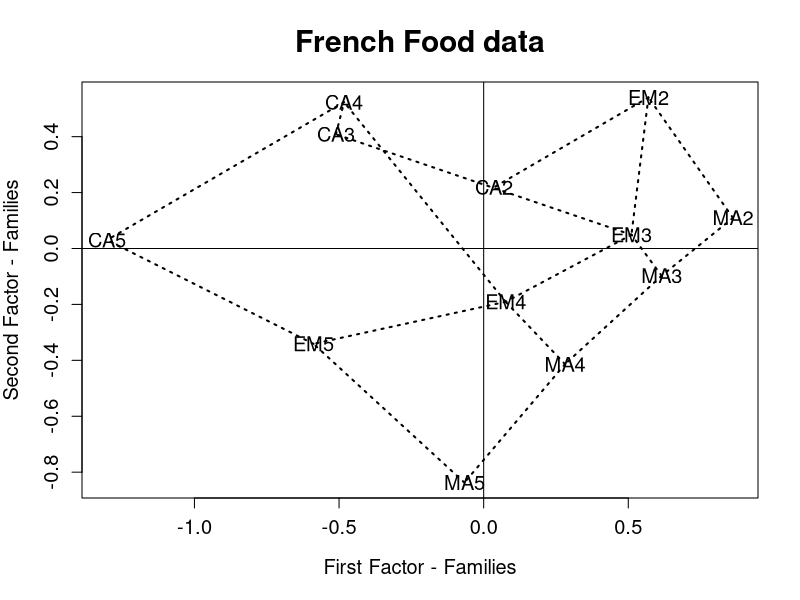
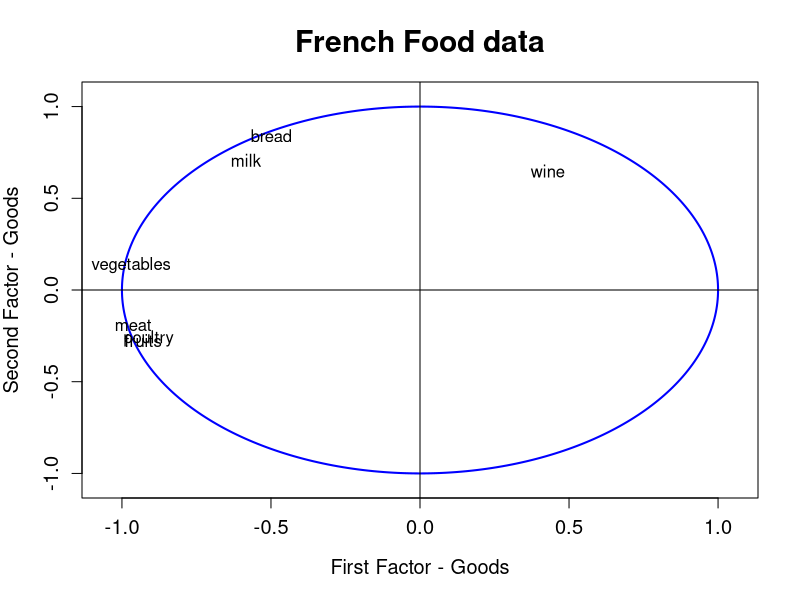

These charts were generated, in order, by the following R code:

# clear all variables
rm(list = ls(all = TRUE))
graphics.off()

# load data
x  = read.table("food.dat")
p  = ncol(x)
n  = nrow(x)
x  = x[, 2:p]
x1 = sqrt((n - 1) * apply(x, 2, var)/n)
x2 = x - matrix(apply(as.matrix(x), 2, mean), nrow = n, ncol = p - 1, byrow = T)
x  = as.matrix(x2/matrix(x1, nrow = n, ncol = p - 1, byrow = T))  # standardizes the data matrix

# compute eigenvalues
e  = eigen(x %*% t(x)/n)
e1 = e$values
e2 = e$vectors
a  = e2[, 1:2]
w  = -a * sqrt(matrix(e1[1:2], nrow(a), ncol(a), byrow = TRUE))

# Plot 1: the representation of the individuals
dev.new()
plot(w, type = "n", xlab = "First Factor - Families", ylab = "Second Factor - Families", 
    main = "French Food data", cex.lab = 1.2, cex.axis = 1.2, cex.main = 1.8, lwd = 2)
text(w, c("MA2", "EM2", "CA2", "MA3", "EM3", "CA3", "MA4", "EM4", "CA4", "MA5", "EM5", 
    "CA5"), cex = 1.2)
abline(h = 0, v = 0)
segments(w[1, 1], w[1, 2], w[2, 1], w[2, 2], lty = 3, lwd = 2)
segments(w[2, 1], w[2, 2], w[3, 1], w[3, 2], lty = 3, lwd = 2)
segments(w[1, 1], w[1, 2], w[4, 1], w[4, 2], lty = 3, lwd = 2)
segments(w[2, 1], w[2, 2], w[5, 1], w[5, 2], lty = 3, lwd = 2)
segments(w[4, 1], w[4, 2], w[5, 1], w[5, 2], lty = 3, lwd = 2)
segments(w[5, 1], w[5, 2], w[6, 1], w[6, 2], lty = 3, lwd = 2)
segments(w[6, 1], w[6, 2], w[9, 1], w[9, 2], lty = 3, lwd = 2)
segments(w[8, 1], w[8, 2], w[9, 1], w[9, 2], lty = 3, lwd = 2)
segments(w[5, 1], w[5, 2], w[8, 1], w[8, 2], lty = 3, lwd = 2)
segments(w[7, 1], w[7, 2], w[8, 1], w[8, 2], lty = 3, lwd = 2)
segments(w[4, 1], w[4, 2], w[7, 1], w[7, 2], lty = 3, lwd = 2)
segments(w[7, 1], w[7, 2], w[10, 1], w[10, 2], lty = 3, lwd = 2)
segments(w[8, 1], w[8, 2], w[11, 1], w[11, 2], lty = 3, lwd = 2)
segments(w[9, 1], w[9, 2], w[12, 1], w[12, 2], lty = 3, lwd = 2)
segments(w[10, 1], w[10, 2], w[11, 1], w[11, 2], lty = 3, lwd = 2)
segments(w[11, 1], w[11, 2], w[12, 1], w[12, 2], lty = 3, lwd = 2)

g  = eigen(t(x) %*% x/n)
g1 = g$values
g2 = g$vectors
b  = g2[, 1:2]
z  = b * sqrt(matrix(g1[1:2], nrow(b), ncol(b), byrow = TRUE))

# Plot 2: the representation of the variables
dev.new()
ucircle = cbind(cos((0:360)/180 * pi), sin((0:360)/180 * pi))
plot(ucircle, type = "l", lty = "solid", col = "blue", xlim = c(-1.05, 1.05), ylim = c(-1.05, 
    1.05), xlab = "First Factor - Goods", ylab = "Second Factor - Goods", main = "French Food data", 
    cex.lab = 1.2, cex.axis = 1.2, cex.main = 1.8, lwd = 2)
abline(h = 0, v = 0)
label = c("bread", "vegetables", "fruits", "meat", "poultry", "milk", "wine")
text(z, label) 
